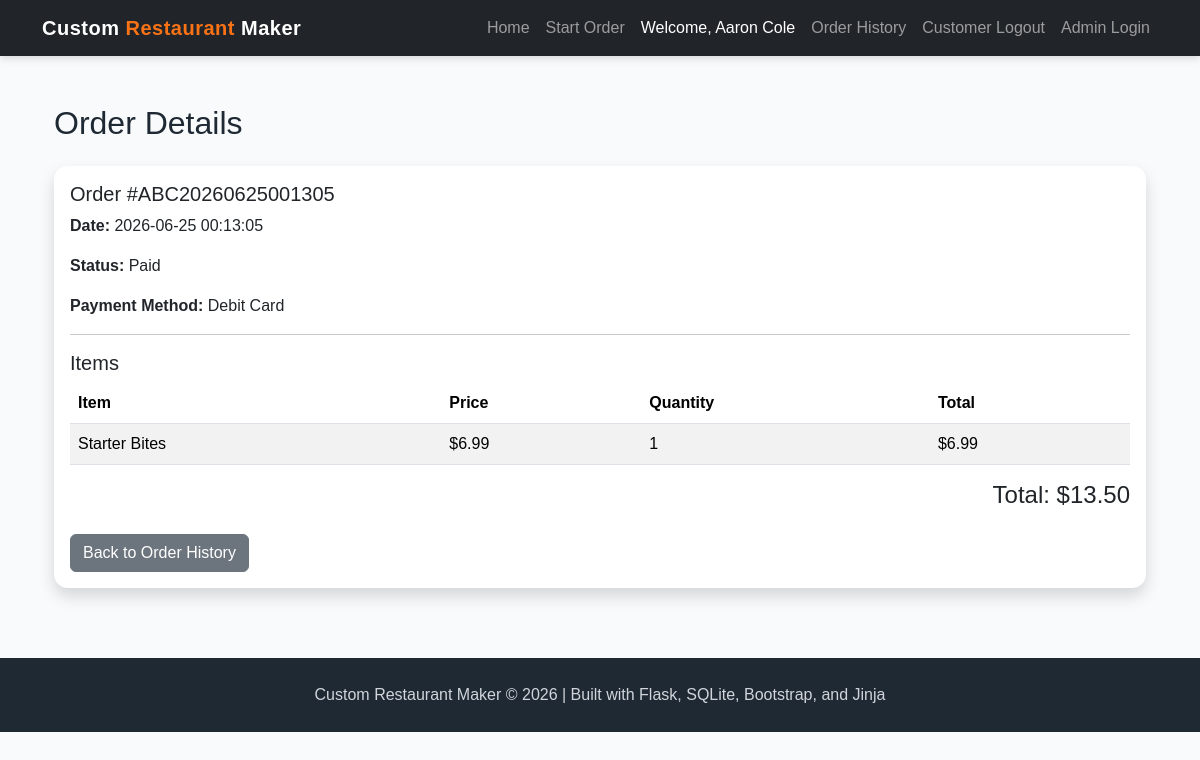
/order-history/48 (signed in), run on the app's committed database.
### tables this page shows
CREATE TABLE orders (
    order_id INTEGER PRIMARY KEY AUTOINCREMENT,
    customer_id INTEGER NOT NULL,
    order_number TEXT UNIQUE NOT NULL,
    date_time TEXT NOT NULL, status TEXT DEFAULT 'Pending', payment_method TEXT, total_amount REAL,
    FOREIGN KEY (customer_id) REFERENCES customers(customer_id)
);

CREATE TABLE order_items (
    order_item_id INTEGER PRIMARY KEY AUTOINCREMENT,
    order_number TEXT NOT NULL,
    menu_id INTEGER NOT NULL,
    quantity INTEGER NOT NULL,
    FOREIGN KEY (order_number) REFERENCES orders(order_number),
    FOREIGN KEY (menu_id) REFERENCES menu(menu_id)
);

CREATE TABLE menu (
    menu_id INTEGER PRIMARY KEY AUTOINCREMENT,
    name TEXT NOT NULL,
    category TEXT NOT NULL,
    price REAL NOT NULL,
    description TEXT
, image_filename TEXT);

### app.py (the view)
@app.route("/order-history/<int:order_id>")
def order_details(order_id):
    if not session.get("customer_id"):
        flash("Please log in to view order details.", "warning")
        return redirect(url_for("customer_login"))
    customer_id = session["customer_id"]
    conn = get_db()
    cur = conn.cursor()
    cur.execute("""
        SELECT *
        FROM orders
        WHERE order_id = ? AND customer_id = ?
    """, (order_id, customer_id))
    order = cur.fetchone()
    if not order:
        conn.close()
        flash("Order not found.", "warning")
        return redirect("/order-history")
    cur.execute("""
        SELECT m.name, m.price, oi.quantity, (m.price * oi.quantity) AS total_price
        FROM order_items oi
        JOIN menu m ON m.menu_id = oi.menu_id
        WHERE oi.order_number = ?
    """, (order["order_number"],))
    items = cur.fetchall()
    conn.close()
    return render_template("order_details.html", order=order, items=items)

### app.py (called while the page is built)
def get_db():
    conn = sqlite3.connect("project4.db")
    conn.row_factory = sqlite3.Row
    return conn

### templates/order_details.html (shortened to what this page needs)
{% extends "base.html" %}
{% block content %}
<div class="container mt-5">
    <h2>Order Details</h2>
    <div class="card shadow mt-4">
        <div class="card-body">
            <h5>Order #{{ order["order_number"] }}</h5>
            <p><strong>Date:</strong> {{ order["date_time"] }}</p>
            <p><strong>Status:</strong> {{ order["status"] or "Pending" }}</p>
            <p><strong>Payment Method:</strong> {{ order["payment_method"] or "N/A" }}</p>
            <hr>
            <h5>Items</h5>
            <table class="table table-striped">
                <thead>
                    <tr>
                        <th>Item</th>
                        <th>Price</th>
                        <th>Quantity</th>
                        <th>Total</th>
                    </tr>
                </thead>
                <tbody>
                    {% for item in items %}
                    <tr>
                        <td>{{ item["name"] }}</td>
                        <td>${{ "%.2f"|format(item["price"]) }}</td>
                        <td>{{ item["quantity"] }}</td>
                        <td>${{ "%.2f"|format(item["total_price"]) }}</td>
                    </tr>
                    {% endfor %}
                </tbody>
            </table>
            {% if order["total_amount"] %}
                <h4 class="text-end">
                    Total: ${{ "%.2f"|format(order["total_amount"]) }}
                </h4>
            {% endif %}
            <a href="/order-history" class="btn btn-secondary mt-3">
                Back to Order History
            </a>
        </div>
    </div>
</div>
{% endblock %}

### static/style.css (style rules this page uses)
:root { --primary-dark: #1f2933; --primary-orange: #f97316; --primary-yellow: #facc15; --primary-green: #16a34a; --soft-bg: #f8fafc; --card-bg: #ffffff; --text-dark: #1f2933; }
body { background-color: var(--soft-bg); color: var(--text-dark); font-family: Arial, Helvetica, sans-serif; }
.card { border: none; border-radius: 14px; transition: transform 0.2s ease, box-shadow 0.2s ease; }

### data on the page
orders: order_number "ABC20260625001305", date_time "2026-06-25 00:13:05", status "Paid", payment_method "Debit Card", total_amount "13.50"
order_items: name "Starter Bites", quantity "1", total_price "6.99"
menu: price "6.99"

### other printed values
{{ session.get("customer_name") }} "Aaron Cole"
